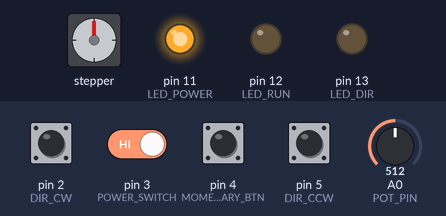
The sketch below on a simulated Arduino Uno, built with avr-gcc and run on an emulated ATmega328P. Shown: stepper motor, output pins drawn as LEDs (lit = HIGH). Wiring (inferred from the names in the program): stepper motor driver (200 steps per turn assumed): step pin 8; direction pin 9; enable pin 10. Inputs (shaded band) come from the test bench; at power-on: pin 2 (DIR_CW), pin 3 (POWER_SWITCH), pin 4 (MOMENTARY_BTN), pin 5 (DIR_CCW) HIGH, A0 (POT_PIN) = 512. Pins used as bus, display or sensor lines are not drawn.

Above: at 1.2 s.
1.3 s: pin 5 (DIR_CCW) pulled LOW for 0.15 s
At 2.1 s:
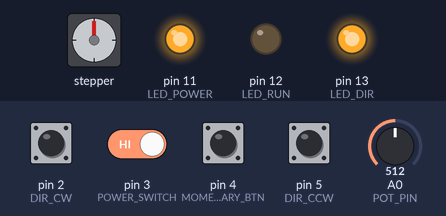
2.9 s: pin 2 (DIR_CW) pulled LOW for 0.15 s
At 3.3 s:
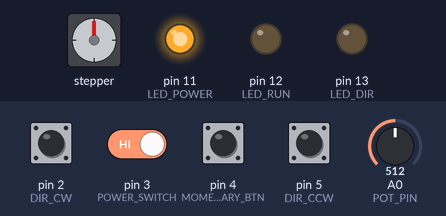
4.5 s: pin 5 (DIR_CCW) pulled LOW for 1 s
At 5.7 s:
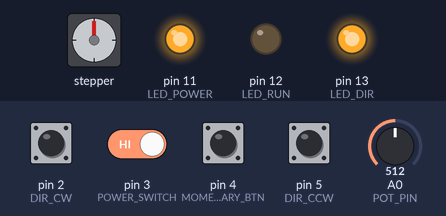
7.0 s: pin 2 (DIR_CW) driven LOW and pin 3 (POWER_SWITCH) driven LOW
At 8.0 s:
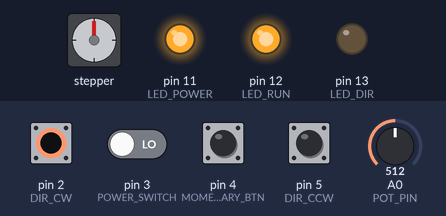
8.5 s: pin 2 (DIR_CW) driven HIGH and pin 5 (DIR_CCW) driven LOW
At 9.1 s:
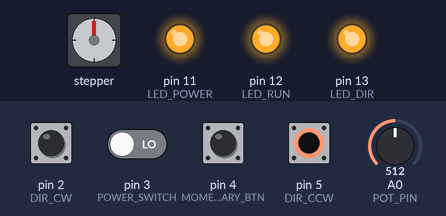
Timing chart, 0 to 11.0 s (numbered marks = the images above; inputs shaded):
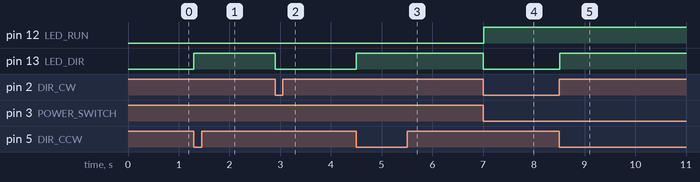

The sketch:

stepper_motor_controller.ino
```cpp
/*!
 * @file  stepper_motor_controller.ino
 * @brief TB6600 Stepper Motor Driver with manual controls for Tesla coil winding
 * @version  V1.0.0
 * @date  2025-11-27
 */

// Motor driver pins
#define PUL_PIN  8
#define DIR_PIN  9
#define ENA_PIN  10

// Control inputs (all INPUT_PULLUP)
#define POT_PIN       A0
#define DIR_CW        2   // DPDT left position - white wire
#define DIR_CCW       5   // DPDT right position - green wire
#define POWER_SWITCH  3   // Power toggle - yellow wire
#define MOMENTARY_BTN 4   // Momentary start - orange wire

// Optional LED indicators
#define LED_POWER  11
#define LED_RUN    12
#define LED_DIR    13

void setup() {
  pinMode(PUL_PIN, OUTPUT);
  pinMode(DIR_PIN, OUTPUT);
  pinMode(ENA_PIN, OUTPUT);

  pinMode(DIR_CW, INPUT_PULLUP);
  pinMode(DIR_CCW, INPUT_PULLUP);
  pinMode(POWER_SWITCH, INPUT_PULLUP);
  pinMode(MOMENTARY_BTN, INPUT_PULLUP);

  pinMode(LED_POWER, OUTPUT);
  pinMode(LED_RUN, OUTPUT);
  pinMode(LED_DIR, OUTPUT);

  digitalWrite(ENA_PIN, LOW);
  digitalWrite(PUL_PIN, LOW);
  digitalWrite(LED_POWER, HIGH);
}

void loop() {
  // Read inputs - LOW = active due to INPUT_PULLUP
  bool dirCW = (digitalRead(DIR_CW) == LOW);
  bool dirCCW = (digitalRead(DIR_CCW) == LOW);
  bool powerOn = (digitalRead(POWER_SWITCH) == LOW);
  bool momentaryOn = (digitalRead(MOMENTARY_BTN) == LOW);

  // Direction selected = not in centre-off
  bool directionSelected = dirCW || dirCCW;

  // Motor enabled (holding torque) when direction selected
  // Motor runs when enabled AND (power OR momentary)
  bool motorEnabled = directionSelected;
  bool motorShouldRun = motorEnabled && (powerOn || momentaryOn);

  if (motorEnabled) {
    digitalWrite(ENA_PIN, HIGH);

    // Set direction based on which switch position
    if (dirCW) {
      digitalWrite(DIR_PIN, LOW);
      digitalWrite(LED_DIR, LOW);
    } else {
      digitalWrite(DIR_PIN, HIGH);
      digitalWrite(LED_DIR, HIGH);
    }

    if (motorShouldRun) {
      int potValue = analogRead(POT_PIN);
      int stepDelay = map(potValue, 0, 1023, 500, 10000);

      digitalWrite(PUL_PIN, HIGH);
      delayMicroseconds(stepDelay);
      digitalWrite(PUL_PIN, LOW);
      delayMicroseconds(stepDelay);

      digitalWrite(LED_RUN, HIGH);
    } else {
      // Holding - enabled but not stepping
      digitalWrite(LED_RUN, LOW);
    }

  } else {
    // Centre-off - full disable, motor free to spin
    digitalWrite(ENA_PIN, LOW);
    digitalWrite(LED_RUN, LOW);
  }
}
```

Measured:
- after the input at 1.3 s, pin 13 (LED_DIR): LOW → HIGH at once
- after the input at 2.9 s, pin 13 (LED_DIR): HIGH → LOW at once
- after the input at 4.5 s, pin 13 (LED_DIR): LOW → HIGH at once
- after the input at 7.0 s, pin 12 (LED_RUN): LOW → HIGH at once; pin 13 (LED_DIR): HIGH → LOW at once
- after the input at 8.5 s, pin 13 (LED_DIR): LOW → HIGH at once
